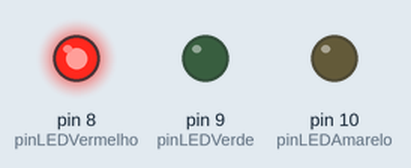
The sketch below on a simulated Arduino Uno, built with avr-gcc and run on an emulated ATmega328P. Parts: output pins drawn as LEDs (lit = HIGH).

Above: at 5.5 s.
At 6.5 s:
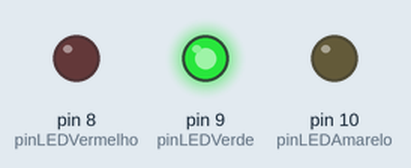
At 10.5 s:
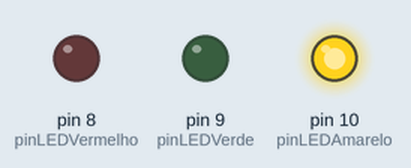
Timing chart, 0 to 11.9 s (numbered marks = the images above):
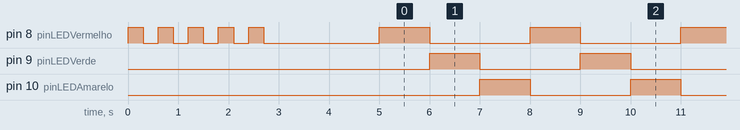

Measured:
- by itself, pin 8 (pinLEDVermelho): goes 4 × (LOW 0.30 s, HIGH 0.30 s), LOW 2.3 s, 41 × (HIGH 1.0 s, LOW 2.0 s), HIGH 1.0 s, then LOW
- by itself, pin 9 (pinLEDVerde), pin 10 (pinLEDAmarelo): alternates HIGH for 1.0 s and LOW for 2.0 s
- by itself, everything shown: repeats every 3.0 s, in 3 steps

The sketch:

Aula11.ino
```cpp
#define pinLEDVermelho 8
#define pinLEDVerde    9
#define pinLEDAmarelo 10

void setup() {
  // put your setup code here, to run once:
   pinMode(pinLEDVermelho, OUTPUT);
   pinMode(pinLEDVerde, OUTPUT);
   pinMode(pinLEDAmarelo, OUTPUT);

   // Força todos os LEDS desligados
   digitalWrite(pinLEDVermelho, LOW);
   digitalWrite(pinLEDVerde, LOW);
   digitalWrite(pinLEDAmarelo, LOW);

   // 5 Piscadas de um LED
   piscaLEDUmaVez();
   piscaLEDUmaVez();
   piscaLEDUmaVez();
   piscaLEDUmaVez();
   piscaLEDUmaVez();

   //Espera de um tempo para iniciar o LOOP
   delay(2000); //milisegundos

}

void loop() {
  // put your main code here, to run repeatedly:
  piscaLED(); //chama função

}

void piscaLED() {
  //Primeiro LED acesso
  digitalWrite(pinLEDAmarelo, LOW); // DESLIGADA
  digitalWrite(pinLEDVermelho, HIGH); // LIGADA
  delay(1000); //milisegundos

  //Segundo LED acesso
  digitalWrite(pinLEDVermelho, LOW);
  digitalWrite(pinLEDVerde, HIGH);
  delay(1000); //milisegundos

  //Terceiro LED acesso
  digitalWrite(pinLEDVerde, LOW);
  digitalWrite(pinLEDAmarelo, HIGH);
  delay(1000); //milisegundos
}

void piscaLEDUmaVez(){
  digitalWrite(pinLEDVermelho, HIGH);
  delay(300); //milisegundos
  digitalWrite(pinLEDVermelho, LOW);
  delay(300); //milisegundos
}
```

complementos.ino
```cpp
void lerBotao() {
  // put your setup code here, to run once:

}
```
